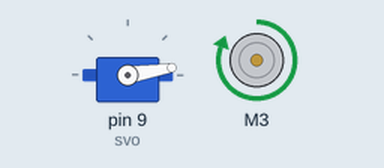
Simulated run of this sketch. Board: Arduino Uno, built with avr-gcc and run on an emulated ATmega328P. Parts: servo, DC motor (green arrow = forward, orange = backward, longer = faster).

Above: at 0.05 s.
At 0.7 s:
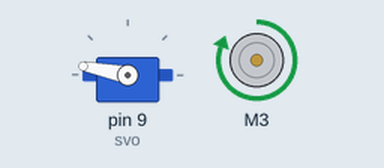
At 1.4 s:
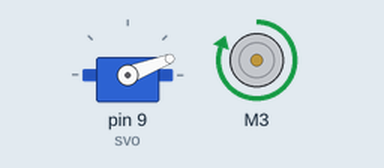
At 2.9 s:
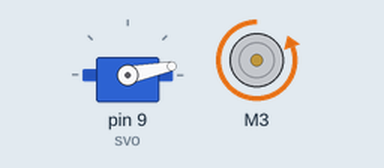
Timing chart, 0 to 6.8 s (numbered marks = the images above):
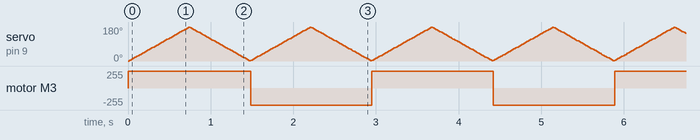

Measured:
- by itself, motor M3: alternates forward 255/255 for 1.5 s and backward 255/255 for 1.5 s

The sketch:

L293D_Test.ino
```cpp
#include <AFMotor.h>
#include <Servo.h>

AF_DCMotor motor(3);
Servo svo;

void setup() {
  Serial.begin(9600);
  svo.attach(9);
  motor.setSpeed(255);
  motor.run(RELEASE);
}

bool dir = true;

void loop() {
  motor.run(dir?FORWARD:BACKWARD);
  for (int i = 0; i < 180; i++) {
    svo.write(i);
    delay(4);
  }
  for (int i = 0; i < 180; i++) {
    svo.write(180-i);
    delay(4);
  }
  dir = !dir;
}
```
